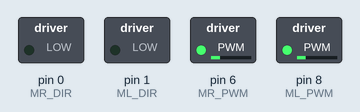
A program run on a simulated Arduino Leonardo, built with avr-gcc and run on an emulated ATmega32U4. On the bench: switched loads named in the program (green lamp = pin HIGH).

Above: at 0.1 s.
At 2.1 s:
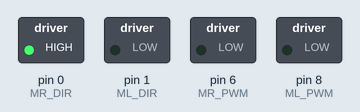
At 3.57 s:
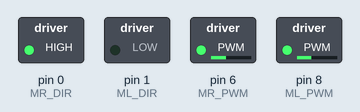
At 7.99 s:
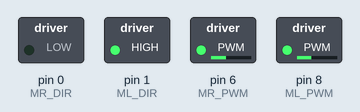
At 14.11 s:
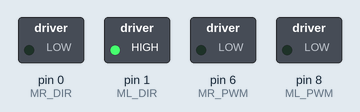
At 19.1 s:
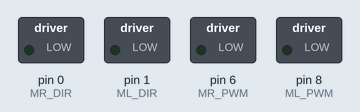
Timing chart, 0 to 20.6 s (numbered marks = the images above):
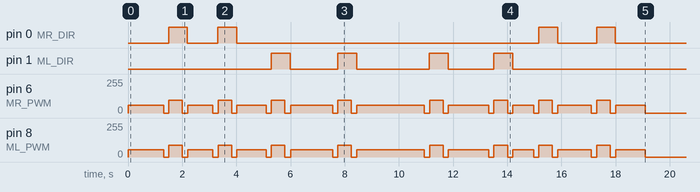

Measured:
- by itself, pin 0 (MR_DIR): LOW → HIGH at 1.5 s, → LOW 0.70 s later, → HIGH 1.1 s later, → LOW 0.70 s later, … (8 changes in this stretch)
- by itself, pin 1 (ML_DIR): LOW → HIGH at 5.3 s, → LOW 0.70 s later, → HIGH 1.7 s later, → LOW 0.70 s later, … (8 changes in this stretch)
- by itself, pin 6 (MR_PWM): 0/255 → 57/255 at 0.02 s, → 0/255 1.3 s later, → 95/255 0.19 s later, → 0/255 0.50 s later, … (34 changes in this stretch)
- by itself, pin 8 (ML_PWM): 0/255 → 54/255 at 0.02 s, → 0/255 1.3 s later, → 90/255 0.19 s later, → 0/255 0.50 s later, … (34 changes in this stretch)

The program:

main.cpp
```cpp
#include <Arduino.h>
#include <SoftPWM.h>

/* ================== pinout (MRTDuino) ==================
 * ML2/MR2 là DIR:
 *  - Port 16 -> Arduino pin 1 (TxD1) = ML2 (DIR trái)
 *  - Port 15 -> Arduino pin 0 (RxD1) = MR2 (DIR phải)
 * Lưu ý: dùng 0/1 có thể xung đột Serial.
 */
#define ML_DIR 1
#define MR_DIR 0

// PWM bằng SoftPWM (theo tài liệu MRTDuino)
#define ML_PWM 8
#define MR_PWM 6

/* ================== TÙY CHỌN CỰC TÍNH ==================
 * Nếu Speed(100,100) mà xe lùi → đảo giá trị này.
 */
const bool FORWARD_IS_HIGH = false; // true: HIGH=tiến, false: LOW=tiến
inline uint8_t DIR_FWD() { return FORWARD_IS_HIGH ? HIGH : LOW; }
inline uint8_t DIR_REV() { return FORWARD_IS_HIGH ? LOW : HIGH; }

/* ================== GIỚI HẠN & TRIM ================== */
const int PWM_CAP = 140;
inline int capPWM(int v) { return constrain(v, 0, PWM_CAP); }

// Cân hai bánh (tuỳ cơ khí thực tế)
float GAIN_L = 0.90f, GAIN_R = 0.95f;
int BIAS_L = 0, BIAS_R = 0;

/* ================== HIỆU CHUẨN VẬN TỐC ==================
 * CM_PER_SEC_BASE: vận tốc (cm/s) đo được ở PWM = SPEED_CAL_PWM.
 * Ví dụ đo được ~23 cm/s tại PWM=60 → CM_PER_SEC_BASE = 23.0f.
 */
float CM_PER_SEC_BASE = 32.0f;
const int SPEED_CAL_PWM = 60;

/* ================== BÙ TUYẾN TÍNH (cho quãng ngắn chuẩn) ==================
 * cm_eff = CM_SCALE * cm_req + CM_OFFSET
 * Gợi ý hiệu chỉnh nhanh (cùng một tốc độ Speed):
 *  - Gọi Distance(10) → đo d1 8 (cm thực), Distance(30) → đo d2 38
 *  - a = (d2 - d1) / (30 - 10);  b = d2 - a*30
 *  - CM_SCALE = 1/a;  CM_OFFSET = -b/a
 */
float CM_SCALE = 1.0f;
float CM_OFFSET = 4.5f;

/* ================== TRẠNG THÁI ================== */
// tốc độ mục tiêu “chạy mãi” (âm=lùi, dương=tiến)
static int g_targetL = 0, g_targetR = 0;
static bool g_dirty = true;

/* ================== HẠ TẦNG ĐỘNG CƠ ================== */
static void setWheelSigned(int pwmSigned, uint8_t dirPin, uint8_t pwmCh)
{
  pwmSigned = constrain(pwmSigned, -255, 255);
  if (pwmSigned > 0)
  {
    digitalWrite(dirPin, DIR_FWD());
    SoftPWMSet(pwmCh, capPWM(pwmSigned));
  }
  else if (pwmSigned < 0)
  {
    digitalWrite(dirPin, DIR_REV());
    SoftPWMSet(pwmCh, capPWM(-pwmSigned));
  }
  else
  {
    SoftPWMSet(pwmCh, 0);
  }
}

static void applyTrimAndWrite(int leftSigned, int rightSigned)
{
  int sL = (leftSigned >= 0) ? +1 : -1;
  int sR = (rightSigned >= 0) ? +1 : -1;
  int mL = abs(leftSigned);
  int mR = abs(rightSigned);

  long l = lround(mL * GAIN_L) + BIAS_L;
  long r = lround(mR * GAIN_R) + BIAS_R;

  setWheelSigned(sL * capPWM((int)l), ML_DIR, ML_PWM);
  setWheelSigned(sR * capPWM((int)r), MR_DIR, MR_PWM);
}

/* ================== TÍNH THỜI GIAN THEO QUÃNG ĐƯỜNG ================== */
static unsigned long msForDistance_linear(float cm_req, int pwmL, int pwmR)
{
  // Bù tuyến tính để quãng ngắn cũng chuẩn
  float cm_eff = CM_SCALE * cm_req + CM_OFFSET;
  if (cm_eff <= 0)
    return 0;

  // dùng trung bình 2 bánh để ước lượng vận tốc tiến
  int pwmMag = (abs(pwmL) + abs(pwmR)) / 2;
  if (pwmMag <= 0)
    return 0;

  float v_cm_s = CM_PER_SEC_BASE * ((float)pwmMag / (float)SPEED_CAL_PWM); // cm/s
  if (v_cm_s < 0.001f)
    v_cm_s = 0.001f;

  float t_ms = (cm_eff / v_cm_s) * 1000.0f;
  if (t_ms < 0)
    t_ms = 0;
  return (unsigned long)(t_ms + 0.5f);
}

/* ================== API BẠN CẦN ================== */
// 1) Đặt tốc độ để xe “chạy mãi”
void Speed(int left, int right)
{
  g_targetL = constrain(left, -255, 255);
  g_targetR = constrain(right, -255, 255);
  g_dirty = true;
}

// 2) Đi đúng quãng đường theo tốc độ hiện tại rồi cắt PWM về 0 ngay
void Distance(float cm)
{
  if (cm <= 0)
    return;
  if (g_targetL == 0 && g_targetR == 0)
    return; // chưa đặt tốc độ thì bỏ

  // Áp tốc độ hiện tại ngay, không ramp, không phanh ngược
  applyTrimAndWrite(g_targetL, g_targetR);

  // Giữ đến hết thời gian cần thiết
  unsigned long hold = msForDistance_linear(cm, g_targetL, g_targetR);
  unsigned long t0 = millis();
  while (millis() - t0 < hold)
  {
    // giữ đúng tốc độ đang đặt; nếu bạn gọi Speed() giữa chừng, tốc độ sẽ cập nhật ngay
    applyTrimAndWrite(g_targetL, g_targetR);
    delay(2);
  }

  // Cắt PWM ngay (không phanh gắt)
  SoftPWMSet(ML_PWM, 0);
  SoftPWMSet(MR_PWM, 0);
}
void turn_Left_90()
{
  Speed(-100, 100);
  Distance(22);
  Speed(0, 0);
}
void turn_Right_90()
{
  Speed(100, -100);
  Distance(22);
  Speed(0, 0);
}
void runWithDS(int distance)
{
  Speed(60, 60);
  Distance(distance);
  Speed(0, 0);
}

/* ================== SETUP / LOOP ================== */
void setup()
{
  pinMode(ML_DIR, OUTPUT);
  pinMode(MR_DIR, OUTPUT);
  pinMode(ML_PWM, OUTPUT);
  pinMode(MR_PWM, OUTPUT);

  SoftPWMBegin();
  SoftPWMSet(ML_PWM, 0);
  SoftPWMSet(MR_PWM, 0);

  // Nếu cần Serial, cân nhắc đổi chân DIR thay vì dùng 0/1
  // Serial.begin(115200);
}

void loop()
{
  // Áp “chạy mãi” nếu vừa thay đổi
  if (g_dirty)
  {
    applyTrimAndWrite(g_targetL, g_targetR);
    g_dirty = false;
  }
  runWithDS(37);
  delay(200);
  turn_Right_90();
  delay(200);
  runWithDS(25);
  delay(200);
  turn_Right_90();
  delay(200);
  runWithDS(30);
  delay(200);
  turn_Left_90();
  delay(200);
  runWithDS(45);
  delay(200);
  turn_Left_90();
  delay(200);
  runWithDS(75);
  delay(200);
  turn_Left_90();
  delay(200);
  runWithDS(43);
  delay(200);
  turn_Left_90();
  delay(200);
  runWithDS(20);
  delay(200);
  turn_Right_90();
  delay(200);
  runWithDS(35);
  delay(200);
  turn_Right_90();
  delay(200);
  runWithDS(30);
  delay(200);

  Speed(0, 0);
  while (1)
    ;
  // Speed(-100,100);
  // Distance(27);
  // Speed(0,0);
  // while(1);

  // ======= Ví dụ dùng đúng style bạn muốn (bật/tắt tuỳ kiểm thử) =======
  /*
  // 1) Chạy mãi:
  Speed(75, 75);

  // 2) Đi đúng 30 cm theo tốc độ đang đặt, sau đó dừng:
  Distance(30);
  delay(1500);

  // 3) Thử quãng ngắn 10 cm (để bạn hiệu chỉnh CM_SCALE/CM_OFFSET):
  Speed(75, 75);
  Distance(10);
  delay(2000);

  // 4) Dừng hẳn (ngừng chạy mãi):
  Speed(0, 0);
  */
}
```
